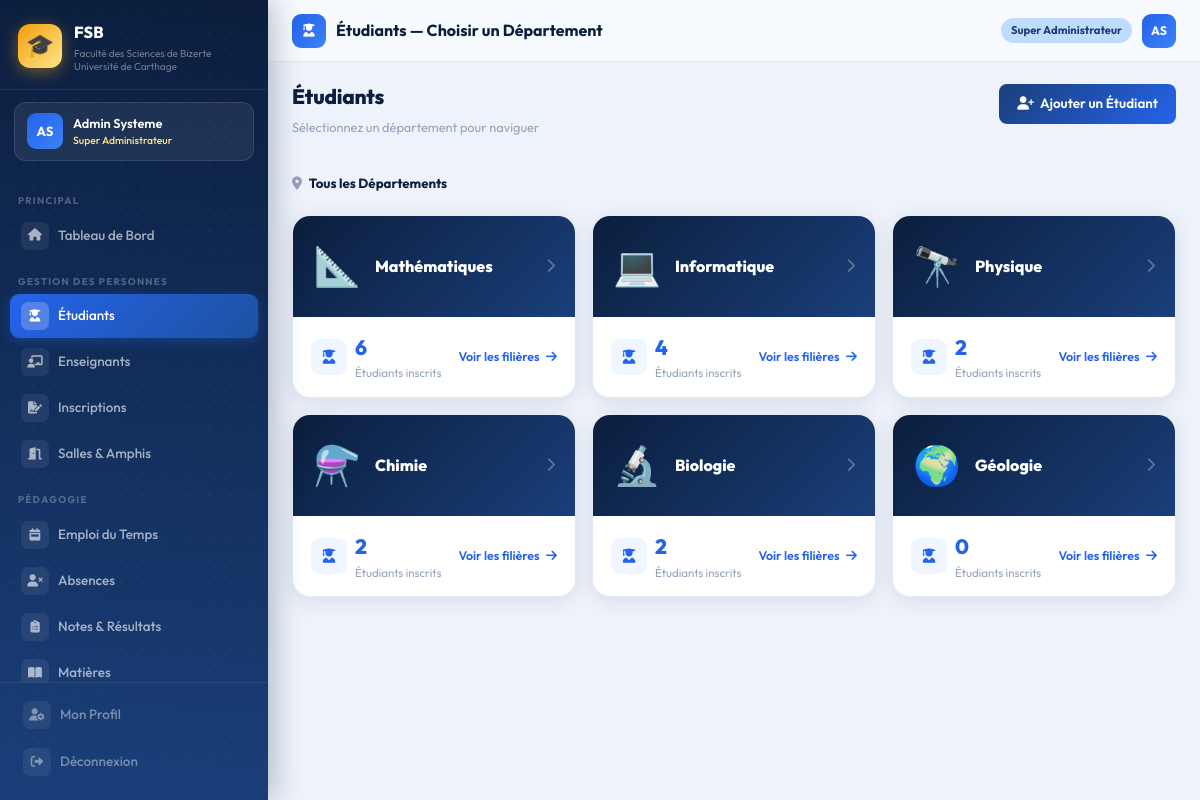
The page /dashboard/etudiants/ (signed in) on the database its author committed.
### accounts/models.py (models this page shows, shortened)
class CustomUser(AbstractUser):
    ROLE_CHOICES = [
        ('super_admin',  'Super Administrateur'),
        ('admin',        'Administrateur'),
        ('scolarite',    'Agent Scolarité'),
        ('chef_dept',    'Chef de Département'),
        ('doyen',        'Doyen / Vice-Doyen'),
    ]
    role = models.CharField(
        max_length=20,
        choices=ROLE_CHOICES,
        default='scolarite'
    )
    telephone = models.CharField(max_length=20, blank=True)
    departement = models.CharField(max_length=50, blank=True)
    @property
    def is_super_admin(self):
        return self.role == 'super_admin'

### administration/models.py (models this page shows, shortened)
class Departement(models.Model):
    NOM_CHOICES = [
        ('mathematiques',  'Mathématiques'),
        ('informatique',   'Informatique'),
        ('physique',       'Physique'),
        ('chimie',         'Chimie'),
        ('biologie',   'Biologie'),
        ('geologie', 'Géologie'),
    ]
    nom         = models.CharField(max_length=50, choices=NOM_CHOICES, unique=True)
    chef        = models.CharField(max_length=100, blank=True, null=True, help_text="Nom du chef de département")
    email       = models.EmailField(blank=True)
    telephone   = models.CharField(max_length=20, blank=True)
    description = models.TextField(blank=True)

### administration/views.py (the view)
@login_required
def etudiants_departements(request):
    departements = Departement.objects.all()
    dept_data = []
    for dept in departements:
        nb = Etudiant.objects.filter(
            filiere__departement=dept, statut='inscrit'
        ).count()
        dept_data.append({'dept': dept, 'nb_etudiants': nb})
    return render(request, 'administration/etudiants/nav_departements.html', {
        'dept_data': dept_data,
    })

### templates/administration/etudiants/nav_departements.html (shortened to what this page needs)
{% extends 'base.html' %}
{% block page_icon %}<i class="fas fa-user-graduate"></i>{% endblock %}
{% block page_title %}Étudiants — Choisir un Département{% endblock %}
{% block content %}
<div class="page-header">
  <div>
    <h1>Étudiants</h1>
    <p class="sub">Sélectionnez un département pour naviguer</p>
  </div>
  <a href="{% url 'administration:ajouter_etudiant' %}" class="btn-primary-fsb">
    <i class="fas fa-user-plus"></i> Ajouter un Étudiant
  </a>
</div>
<nav style="margin-bottom:20px;font-size:0.83rem;color:#94a3b8">
  <i class="fas fa-map-marker-alt me-1"></i>
  <span style="color:#0b1e3d;font-weight:700">Tous les Départements</span>
</nav>
<div class="row g-3">
  {% for item in dept_data %}
  <div class="col-lg-4 col-md-6 fu fu{{ forloop.counter }}">
    <a href="{% url 'administration:etudiants_filieres' item.dept.pk %}"
       style="text-decoration:none;display:block">
      <div class="card-fsb" style="transition:all 0.25s;cursor:pointer"
           onmouseover="this.style.transform='translateY(-4px)';this.style.boxShadow='0 12px 32px rgba(37,99,235,0.15)'"
           onmouseout="this.style.transform='translateY(0)';this.style.boxShadow=''">
        <div style="background:linear-gradient(135deg,#0b1e3d,#1a3f7a);
                    padding:20px;display:flex;align-items:center;gap:14px">
          <div style="font-size:2.4rem;flex-shrink:0">
            {% if item.dept.nom == 'informatique' %}💻
            {% elif item.dept.nom == 'mathematiques' %}📐
            {% elif item.dept.nom == 'physique' %}🔭
            {% elif item.dept.nom == 'chimie' %}⚗️
            {% elif item.dept.nom == 'biologie' %}🔬
            {% else %}🌍{% endif %}
          </div>
          <div>
            <div style="font-size:1rem;font-weight:800;color:white">
              {{ item.dept.get_nom_display }}
            </div>
          </div>
          <i class="fas fa-chevron-right ms-auto"
             style="color:rgba(255,255,255,0.3);font-size:0.9rem"></i>
        </div>
        <div style="padding:14px 18px;display:flex;align-items:center;
                    justify-content:space-between">
          <div style="display:flex;align-items:center;gap:8px">
            <div style="width:36px;height:36px;border-radius:9px;
                        background:#eff6ff;display:flex;align-items:center;
                        justify-content:center">
              <i class="fas fa-user-graduate" style="color:#2563eb;font-size:0.9rem"></i>
            </div>
            <div>
              <div style="font-size:1.3rem;font-weight:800;color:#2563eb">
                {{ item.nb_etudiants }}
              </div>
              <div style="font-size:0.72rem;color:#94a3b8">Étudiants inscrits</div>
            </div>
          </div>
          <div style="font-size:0.78rem;color:#2563eb;font-weight:600">
            Voir les filières <i class="fas fa-arrow-right ms-1"></i>
          </div>
        </div>
      </div>
    </a>
  </div>
  {% endfor %}
</div>
{% endblock %}

### templates/base.html (shortened to what this page needs)
<!DOCTYPE html>
<html lang="fr">
<head>
    <link href="https://cdn.jsdelivr.net/npm/bootstrap@5.3.2/dist/css/bootstrap.min.css" rel="stylesheet">
    <link href="https://cdnjs.cloudflare.com/ajax/libs/font-awesome/6.5.0/css/all.min.css" rel="stylesheet">
    {% load static %}
    <link rel="stylesheet" href="{% static 'css/fsb.css' %}">
</head>
<body>
    {% if user.is_authenticated %}
    <aside class="sidebar" id="sidebar">
        <div class="sidebar-brand">
            <div class="brand-logo">🎓</div>
            <div>
                <div class="brand-name">FSB</div>
                <div class="brand-desc">Faculté des Sciences de Bizerte<br>Université de Carthage</div>
            </div>
        </div>
        <div class="sidebar-user">
            <div class="user-avatar">{{ user.first_name|first|upper }}{{ user.last_name|first|upper }}</div>
            <div>
                <div class="user-fullname">{{ user.get_full_name|truncatechars:22 }}</div>
                <div class="user-role-badge">{{ user.get_role_display }}</div>
            </div>
        </div>
        <nav class="sidebar-nav">
            <span class="nav-section">Principal</span>
            <a href="{% url 'administration:dashboard' %}"
                class="sidebar-link {% if request.resolver_match.url_name == 'dashboard' %}active{% endif %}">
                <span class="s-icon"><i class="fas fa-home"></i></span>Tableau de Bord
            </a>
            <span class="nav-section">Gestion des Personnes</span>
            <a href="{% url 'administration:liste_etudiants' %}"
                class="sidebar-link {% if 'etudiants' in request.path %}active{% endif %}">
                <span class="s-icon"><i class="fas fa-user-graduate"></i></span>Étudiants
            </a>
            <a href="{% url 'administration:liste_enseignants' %}"
                class="sidebar-link {% if 'enseignants' in request.path %}active{% endif %}">
                <span class="s-icon"><i class="fas fa-chalkboard-teacher"></i></span>Enseignants
            </a>
            <a href="{% url 'administration:inscriptions' %}"
                class="sidebar-link {% if 'inscriptions' in request.path %}active{% endif %}">
                <span class="s-icon"><i class="fas fa-file-signature"></i></span>Inscriptions
            </a>
            <a href="{% url 'administration:salles' %}"
                class="sidebar-link {% if 'salles' in request.path %}active{% endif %}">
                <span class="s-icon"><i class="fas fa-door-open"></i></span>Salles & Amphis
            </a>
            <span class="nav-section">Pédagogie</span>
            <a href="{% url 'pedagogie:emploi_du_temps' %}"
                class="sidebar-link {% if 'emploi' in request.path %}active{% endif %}">
                <span class="s-icon"><i class="fas fa-calendar-week"></i></span>Emploi du Temps
            </a>
            <a href="{% url 'pedagogie:absences' %}"
                class="sidebar-link {% if 'absences' in request.path %}active{% endif %}">
                <span class="s-icon"><i class="fas fa-user-times"></i></span>Absences
            </a>
            <a href="{% url 'pedagogie:notes' %}"
                class="sidebar-link {% if 'notes' in request.path %}active{% endif %}">
                <span class="s-icon"><i class="fas fa-clipboard-list"></i></span>Notes & Résultats
            </a>
            <a href="{% url 'pedagogie:matieres' %}"
                class="sidebar-link {% if 'matieres' in request.path %}active{% endif %}">
                <span class="s-icon"><i class="fas fa-book-open"></i></span>Matières
            </a>
        </nav>
        <div class="sidebar-footer">
            <a href="{% url 'accounts:profile' %}" class="sidebar-link" style="margin-bottom:3px">
                <span class="s-icon"><i class="fas fa-user-cog"></i></span>Mon Profil
            </a>
            <a href="{% url 'accounts:logout' %}" class="sidebar-link danger">
                <span class="s-icon"><i class="fas fa-sign-out-alt"></i></span>Déconnexion
            </a>
        </div>
    </aside>
    <div class="main-wrapper">
        <header class="topbar">
            <div class="topbar-left">
                <div class="topbar-icon">{% block page_icon %}<i class="fas fa-th"></i>{% endblock %}</div>
                <span class="topbar-title">{% block page_title %}Tableau de Bord{% endblock %}</span>
            </div>
            <div class="topbar-right">
                <span class="role-chip">{{ user.get_role_display }}</span>
                <a class="user-avatar"
                    style="width:34px;height:34px;font-size:0.77rem;border-radius:9px;cursor:pointer;display:inline-flex;align-items:center;justify-content:center;text-decoration:none"
                    href="{% url 'accounts:profile' %}">
                    {{ user.first_name|first|upper }}{{ user.last_name|first|upper }}
                </a>
            </div>
        </header>
        <div class="content-area">
            {% block content %}{% endblock %}
        </div>
    </div>
    {% else %}
    {% block full_content %}{% endblock %}
    {% endif %}
    {% load static %}
</body>
</html>

### rows shown on the page
CustomUser: first_name|first "A", last_name|first "S", get_full_name "Admin Systeme", role "Super Administrateur"
Departement: dept.nom "Mathématiques", nb_etudiants "6"
Departement: dept.nom "Informatique", nb_etudiants "4"
Departement: dept.nom "Physique", nb_etudiants "2"
Departement: dept.nom "Chimie", nb_etudiants "2"
Departement: dept.nom "Biologie", nb_etudiants "2"
Departement: dept.nom "Géologie", nb_etudiants "0"
